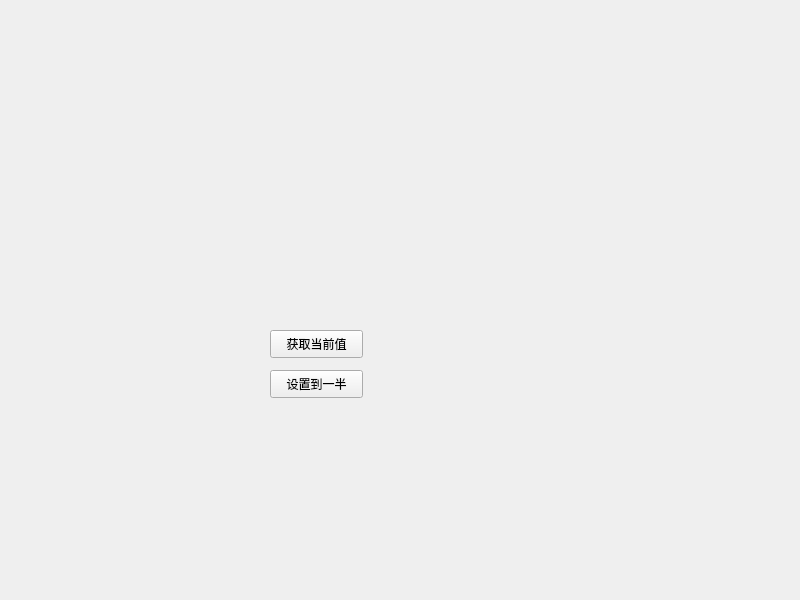
<?xml version="1.0" encoding="UTF-8"?>
<ui version="4.0">
 <class>Widget</class>
 <widget class="QWidget" name="Widget">
  <property name="geometry">
   <rect>
    <x>0</x>
    <y>0</y>
    <width>800</width>
    <height>600</height>
   </rect>
  </property>
  <property name="windowTitle">
   <string>Widget</string>
  </property>
  <widget class="smallWideget" name="widget" native="true">
   <property name="geometry">
    <rect>
     <x>230</x>
     <y>230</y>
     <width>201</width>
     <height>41</height>
    </rect>
   </property>
  </widget>
  <widget class="QPushButton" name="btn_get">
   <property name="geometry">
    <rect>
     <x>270</x>
     <y>330</y>
     <width>93</width>
     <height>28</height>
    </rect>
   </property>
   <property name="text">
    <string>获取当前值</string>
   </property>
  </widget>
  <widget class="QPushButton" name="btn_set">
   <property name="geometry">
    <rect>
     <x>270</x>
     <y>370</y>
     <width>93</width>
     <height>28</height>
    </rect>
   </property>
   <property name="text">
    <string>设置到一半</string>
   </property>
  </widget>
 </widget>
 <customwidgets>
  <customwidget>
   <class>smallWideget</class>
   <extends>QWidget</extends>
   <header location="global">smallwideget.h</header>
   <container>1</container>
  </customwidget>
 </customwidgets>
 <resources/>
 <connections/>
</ui>
